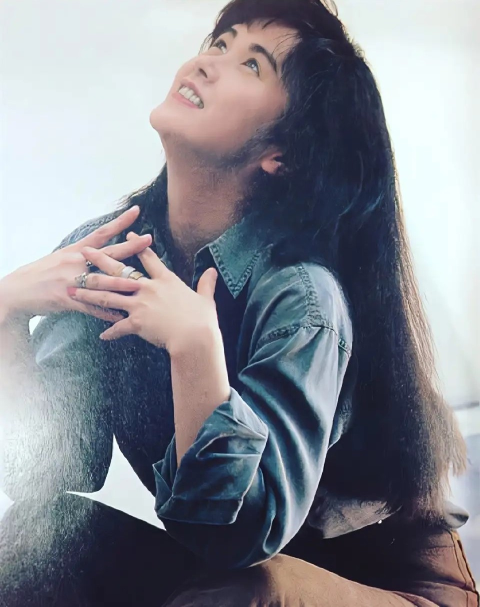
#> input picture 教學5_圖片處理/miyuki.jpg, 960 x 1213 px (shown at 1/2 size)
$ python pillow_module.py
#> lines starting #> are read from the running program, lines starting #| are printed output that depends on the picture
from PIL import Image, ImageFilter

#開啟、顯示圖片
image = Image.open('./miyuki.jpg')
#> image is the input picture: PIL image 960x1213 RGB; mean R, G, B 132.9, 135.4, 144
image.show() #要一段時間才會開啟圖片
image.close()

#剪裁圖片
image = Image.open('./miyuki.jpg')
rect = 80, 20, 310, 360
image.crop(rect).show()
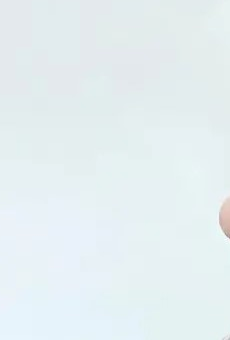
#> shown: PIL image 230x340 RGB; mean R, G, B 229.4, 239.1, 241.6

#生成縮略圖
image = Image.open('./miyuki.jpg')
size = 128, 128
image.thumbnail(size)
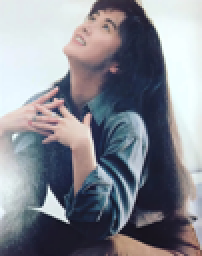
#> image: PIL image 101x128 RGB (shown 2 times larger); mean R, G, B 133, 135.5, 144.1
image.show()

#縮放和黏貼圖片
image1 = Image.open('./miyuki.jpg')
image2 = Image.open('./miyuki.jpg')
rect = 80, 20, 310, 360
guido_head = image2.crop(rect) #剪下一塊
width, height = guido_head.size
#> width = 230; height = 340
image1.paste(guido_head.resize((int(width / 1.5), int(height / 1.5))), (172, 40)) #貼到i1上
image1.show()

#旋轉、翻轉
image = Image.open('./miyuki.jpg')
image.rotate(180).show()
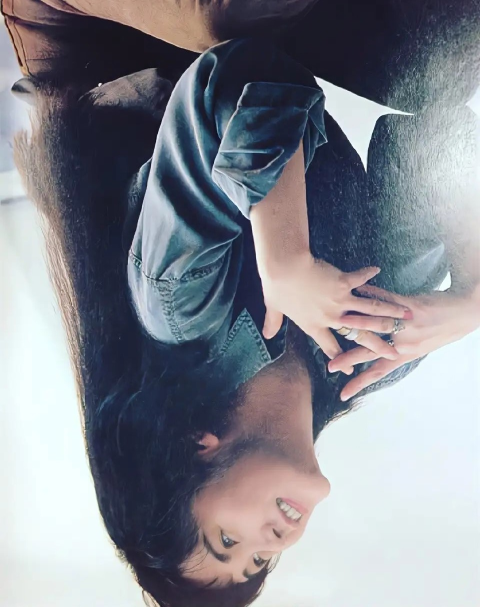
#> shown: PIL image 960x1213 RGB (shown at 1/2 size); mean R, G, B 132.9, 135.4, 144
image.transpose(Image.FLIP_LEFT_RIGHT).show()
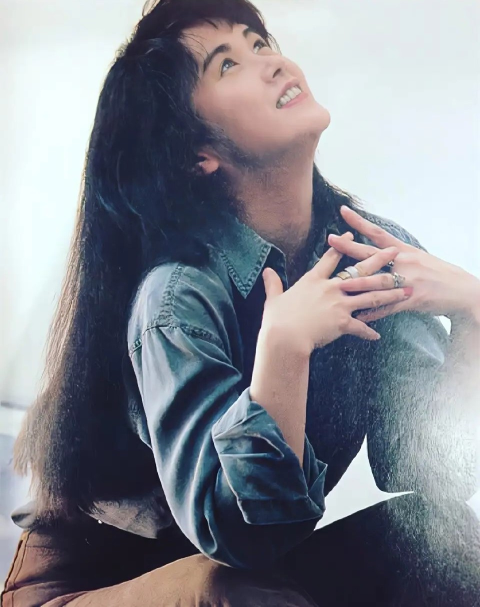
#> shown: PIL image 960x1213 RGB (shown at 1/2 size); mean R, G, B 132.9, 135.4, 144

#操作像素
image = Image.open('./miyuki.jpg')
for x in range(80, 310):
    for y in range(20, 360):
        image.putpixel((x, y), (128, 128, 128)) #該像素區塊改成灰色RGB
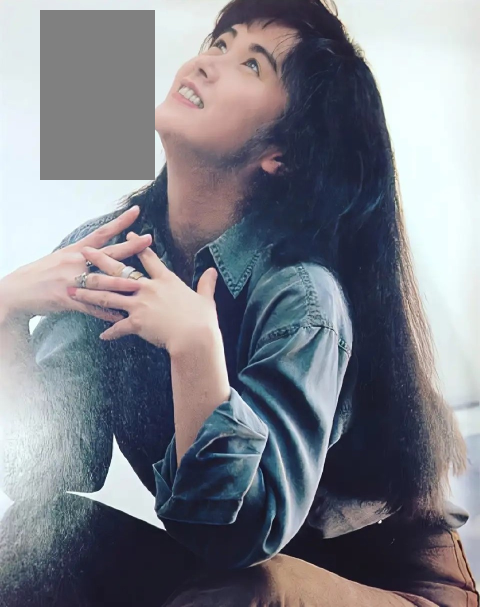
#> image: PIL image 960x1213 RGB (shown at 1/2 size); mean R, G, B 126.1, 128, 136.4
image.show()

#濾鏡效果
image = Image.open('./miyuki.jpg')
image.filter(ImageFilter.CONTOUR).show() #輪廓濾鏡
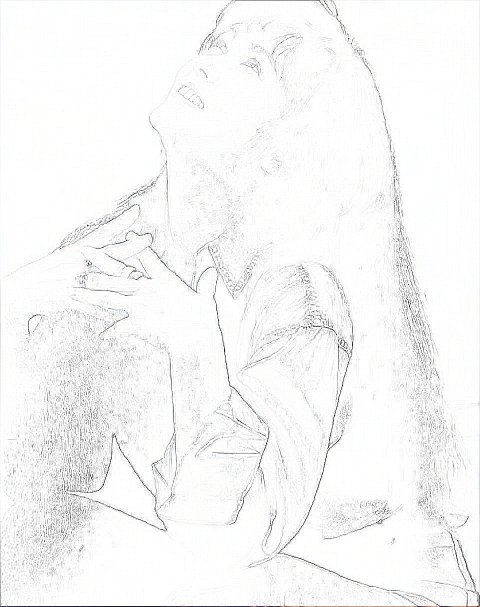
#> shown: PIL image 960x1213 RGB (shown at 1/2 size); mean R, G, B 247, 247.1, 246.9
